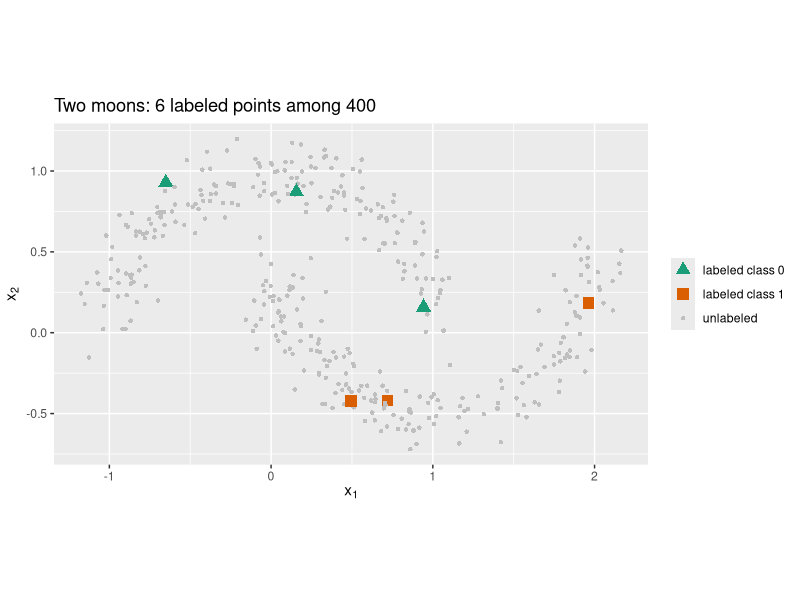
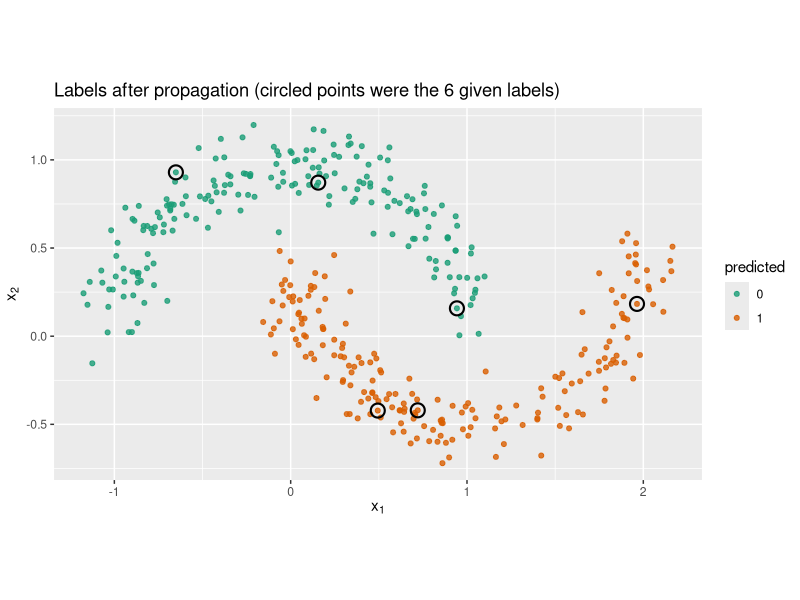

The R script that drew these images, in order:
## ---- chunk 1
set.seed(1)

# Generate a two-moons dataset.
make_moons <- function(n, noise = 0.12) {
  n1 <- n %/% 2
  n2 <- n - n1
  # upper moon (class 0)
  t1 <- runif(n1, 0, pi)
  x1 <- cbind(cos(t1), sin(t1))
  # lower moon (class 1), shifted
  t2 <- runif(n2, 0, pi)
  x2 <- cbind(1 - cos(t2), 0.5 - sin(t2))
  X <- rbind(x1, x2)
  X <- X + matrix(rnorm(2 * n, sd = noise), ncol = 2)
  y <- c(rep(0L, n1), rep(1L, n2))
  list(X = X, y = y)
}

dat <- make_moons(400, noise = 0.10)
X <- dat$X
y_true <- dat$y
n <- nrow(X)

# Reveal only a few labels per class; the rest are unlabeled (-1).
n_lab_per_class <- 3
lab_idx <- c(
  sample(which(y_true == 0), n_lab_per_class),
  sample(which(y_true == 1), n_lab_per_class)
)
y_obs <- rep(-1L, n)          # -1 marks unlabeled
y_obs[lab_idx] <- y_true[lab_idx]

cat("Labeled points:", length(lab_idx),
    " Unlabeled points:", sum(y_obs == -1), "\n")
## ---- chunk 2
library(ggplot2)

plot_df <- data.frame(
  x1 = X[, 1], x2 = X[, 2],
  status = ifelse(y_obs == -1, "unlabeled",
                  ifelse(y_obs == 0, "labeled class 0", "labeled class 1"))
)

ggplot(plot_df, aes(x1, x2)) +
  geom_point(aes(color = status, size = status, shape = status)) +
  scale_color_manual(values = c("unlabeled" = "grey75",
                                "labeled class 0" = "#1b9e77",
                                "labeled class 1" = "#d95f02")) +
  scale_size_manual(values = c("unlabeled" = 1.2,
                               "labeled class 0" = 3.5,
                               "labeled class 1" = 3.5)) +
  scale_shape_manual(values = c("unlabeled" = 16,
                                "labeled class 0" = 17,
                                "labeled class 1" = 15)) +
  labs(title = "Two moons: 6 labeled points among 400",
       x = expression(x[1]), y = expression(x[2]),
       color = NULL, size = NULL, shape = NULL) +
  coord_equal()
## ---- chunk 3
# Pairwise squared Euclidean distances.
sq_dist <- as.matrix(dist(X))^2

# k-nearest-neighbor Gaussian weights (symmetrized).
knn_gaussian_W <- function(D2, k = 10, sigma = NULL) {
  n <- nrow(D2)
  if (is.null(sigma)) {
    # median heuristic on nonzero distances
    sigma <- sqrt(median(D2[D2 > 0]))
  }
  Wfull <- exp(-D2 / (2 * sigma^2))
  W <- matrix(0, n, n)
  for (i in seq_len(n)) {
    ord <- order(D2[i, ])
    nbrs <- ord[2:(k + 1)]          # skip self
    W[i, nbrs] <- Wfull[i, nbrs]
  }
  W <- pmax(W, t(W))                # symmetrize
  diag(W) <- 0
  W
}

W <- knn_gaussian_W(sq_dist, k = 10)
D <- rowSums(W)

# One-hot label matrix Y (n x C); unlabeled rows are all zero.
C <- 2
Y <- matrix(0, n, C)
for (i in lab_idx) Y[i, y_obs[i] + 1L] <- 1

L <- which(y_obs != -1)
Uidx <- which(y_obs == -1)
## ---- chunk 4
# --- Label propagation: harmonic solution with clamped labels ---
# F_U = (I - P_UU)^{-1} P_UL Y_L,  where P = D^{-1} W.
P <- W / D                                  # row-normalized transition matrix
P_UU <- P[Uidx, Uidx]
P_UL <- P[Uidx, L]
F_U  <- solve(diag(length(Uidx)) - P_UU, P_UL %*% Y[L, , drop = FALSE])

pred_lp <- rep(NA_integer_, n)
pred_lp[L]    <- y_obs[L]
pred_lp[Uidx] <- max.col(F_U) - 1L

# --- Label spreading: F* = (1 - alpha)(I - alpha S)^{-1} Y ---
alpha <- 0.99
Dinv_sqrt <- 1 / sqrt(D)
S <- (Dinv_sqrt) * W * rep(Dinv_sqrt, each = n)   # D^{-1/2} W D^{-1/2}
F_star <- (1 - alpha) * solve(diag(n) - alpha * S, Y)

pred_ls <- max.col(F_star) - 1L

# --- Supervised baseline: 1-NN trained on the 6 labeled points only ---
nn_predict <- function(Xtr, ytr, Xte) {
  apply(Xte, 1, function(q) {
    d <- colSums((t(Xtr) - q)^2)
    ytr[which.min(d)]
  })
}
pred_nn <- nn_predict(X[L, , drop = FALSE], y_obs[L], X)
## ---- chunk 5
acc_on_U <- function(pred) mean(pred[Uidx] == y_true[Uidx])

results <- data.frame(
  method = c("Supervised 1-NN (labels only)",
             "Label propagation (clamped)",
             "Label spreading (soft clamp)"),
  uses_unlabeled = c("no", "yes", "yes"),
  accuracy_on_unlabeled = round(
    c(acc_on_U(pred_nn), acc_on_U(pred_lp), acc_on_U(pred_ls)), 3
  )
)

knitr::kable(
  results,
  caption = "Accuracy on the held-out unlabeled points. The supervised baseline sees only the six labels; the graph methods also use the 394 unlabeled points to trace the manifold."
)
## ---- chunk 6
res_df <- data.frame(
  x1 = X[, 1], x2 = X[, 2],
  predicted = factor(pred_lp, levels = c(0, 1)),
  is_labeled = y_obs != -1
)

ggplot(res_df, aes(x1, x2)) +
  geom_point(aes(color = predicted), size = 1.4, alpha = 0.8) +
  geom_point(data = subset(res_df, is_labeled),
             shape = 21, fill = NA, color = "black",
             size = 4, stroke = 1.1) +
  scale_color_manual(values = c("0" = "#1b9e77", "1" = "#d95f02")) +
  labs(title = "Labels after propagation (circled points were the 6 given labels)",
       x = expression(x[1]), y = expression(x[2]), color = "predicted") +
  coord_equal()
